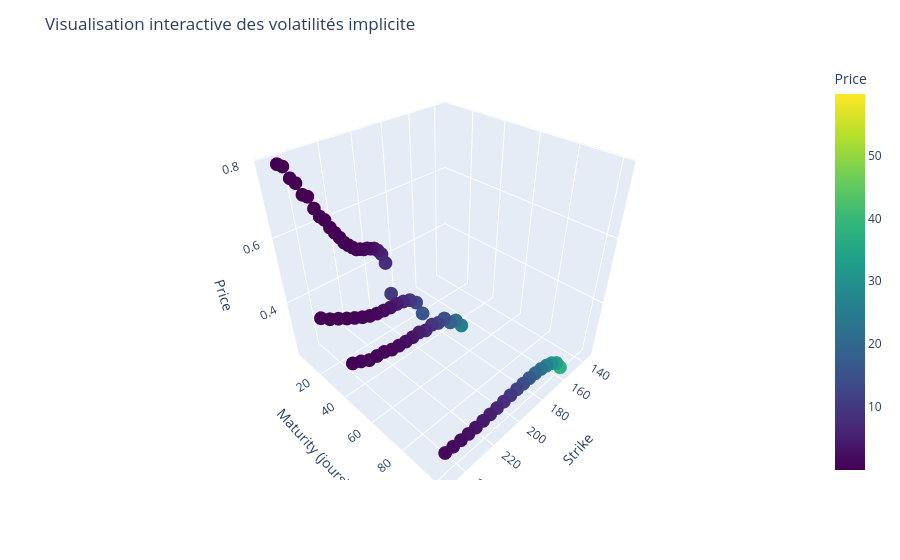

The notebook cell saved with this chart:
### Code cell
fig = px.scatter_3d(calls_df, x="Strike", y="Maturity", z="Implied Volatility",
                     color="Price", color_continuous_scale="viridis")

fig.update_layout(title="Visualisation interactive des volatilités implicite",
                  scene=dict(xaxis_title="Strike", 
                             yaxis_title="Maturity (jours)", 
                             zaxis_title="Price"))

fig.show()
